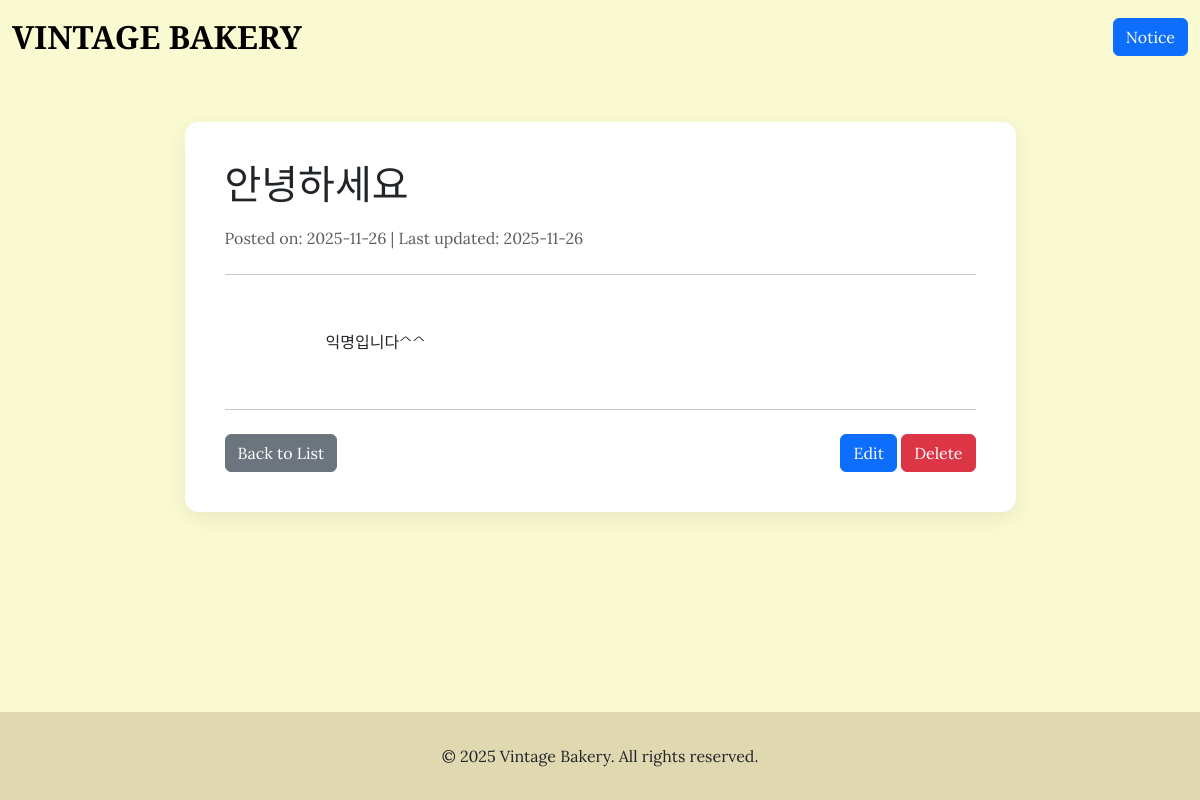
The page /notice/7 on the database its author committed.
### tables this page shows
CREATE TABLE notices (
        id INTEGER PRIMARY KEY AUTOINCREMENT,
        title TEXT NOT NULL,
        content TEXT NOT NULL,
        created_at TIMESTAMP DEFAULT CURRENT_TIMESTAMP,
        updated_at TIMESTAMP DEFAULT CURRENT_TIMESTAMP
    );

### main.py (the view)
@app.get("/notice/{notice_id}", response_class=HTMLResponse)
async def notice_detail(request: Request, notice_id: int):
    db = get_db()
    cursor = db.cursor()
    cursor.execute("SELECT * FROM notices WHERE id = ?", (notice_id,))
    notice = cursor.fetchone()
    db.close()
    return templates.TemplateResponse("notice_detail.html", {"request": request, "notice": notice})

### templates/notice_detail.html (shortened to what this page needs)
<!DOCTYPE html>
<html lang="ko">
<head>
    <link href="https://cdn.jsdelivr.net/npm/bootstrap@5.3.2/dist/css/bootstrap.min.css" rel="stylesheet">
</head>
<body>
    <nav class="navbar navbar-expand-lg navbar-light">
        <div class="container-fluid">
            <a class="navbar-brand text-uppercase" href="/">Vintage Bakery</a>
            <a href="/notice" class="btn btn-primary ms-auto">Notice</a>
        </div>
    </nav>
    <main class="container my-5 main-container">
        <div class="row justify-content-center">
            <div class="col-lg-9">
                <div class="notice-card">
                    <h1 class="mb-3" style="font-family: var(--font-family-heading);">{{ notice.title }}</h1>
                    <p class="text-muted mb-4">
                        Posted on: {{ notice.created_at.split(' ')[0] }}
                        {% if notice.created_at != notice.updated_at %}
                            | Last updated: {{ notice.updated_at.split(' ')[0] }}
                        {% endif %}
                    </p>
                    <hr class="my-4">
                    <div class="notice-content mb-4">
                        {{ notice.content }}
                    </div>
                    <hr class="my-4">
                    <div class="d-flex justify-content-between">
                        <a href="/notice" class="btn btn-secondary">Back to List</a>
                        <div>
                            <a href="/notice/{{ notice.id }}/edit" class="btn btn-primary">Edit</a>
                            <form action="/notice/{{ notice.id }}/delete" method="post" class="d-inline">
                                <button type="submit" class="btn btn-danger" onclick="return confirm('Are you sure you want to delete this post?');">Delete</button>
                            </form>
                        </div>
                    </div>
                </div>
            </div>
        </div>
    </main>
    <footer class="text-center">
        <div class="container">
            <p class="mb-0">© 2025 Vintage Bakery. All rights reserved.</p>
        </div>
    </footer>
</body>
</html>

### templates/notice_detail.html (style rules this page uses)
:root { --color-base: #FAFAD2; --color-point: #3CAEFF; --color-secondary: #E0D8B0; --color-text: #333333; --color-dark-text: #000000; --font-family-main: 'Lora', 'Noto Sans KR', serif; --font-family-heading: 'Playfair Display', serif; --bs-primary: var(--color-point); --bs-primary-rgb: 60, 174, 255; }
body { background-color: var(--color-base); font-family: var(--font-family-main); display: flex; flex-direction: column; min-height: 100vh; }
.navbar { background-color: var(--color-base) !important; }
.navbar-brand { font-family: var(--font-family-heading) !important; font-weight: 700; font-size: 2rem; }
.main-container { flex: 1; }
.notice-card { background-color: white; border-radius: 14px; box-shadow: 0 6px 20px rgba(0,0,0,0.08); padding: 2.5rem; }
.notice-content { white-space: pre-wrap; line-height: 1.8; }
footer { background-color: var(--color-secondary); margin-top: auto; padding: 2rem 0; }

### rows shown on the page
notices: title "안녕하세요", created_at "2025-11-26", updated_at "2025-11-26", content "익명입니다^^"
